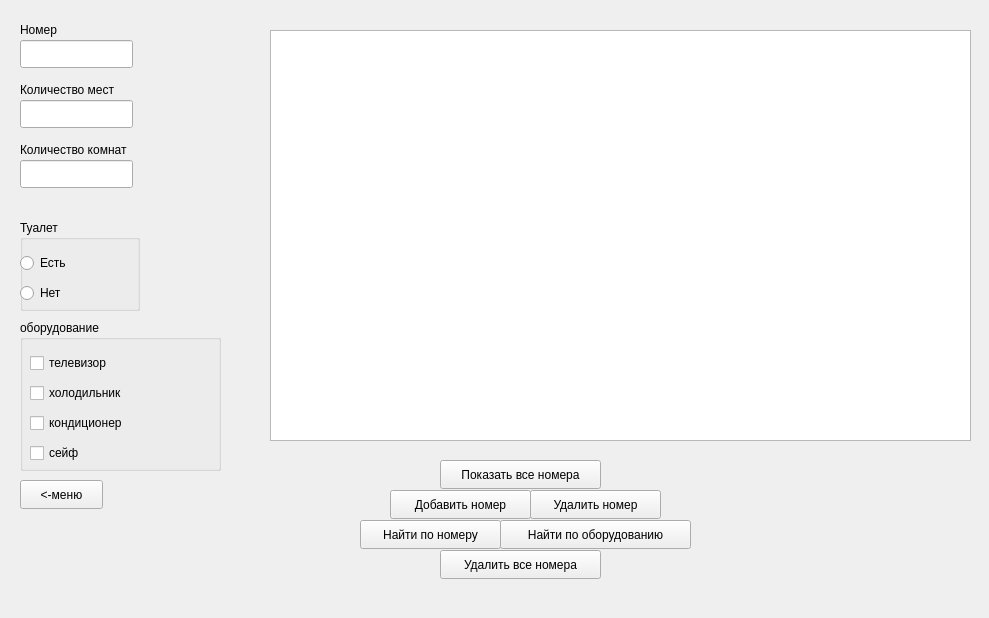
<?xml version="1.0" encoding="UTF-8"?>
<ui version="4.0">
 <class>room</class>
 <widget class="QWidget" name="room">
  <property name="geometry">
   <rect>
    <x>0</x>
    <y>0</y>
    <width>989</width>
    <height>618</height>
   </rect>
  </property>
  <property name="windowTitle">
   <string>Form</string>
  </property>
  <widget class="QPushButton" name="pushButton">
   <property name="geometry">
    <rect>
     <x>20</x>
     <y>480</y>
     <width>83</width>
     <height>29</height>
    </rect>
   </property>
   <property name="text">
    <string>&lt;-меню</string>
   </property>
  </widget>
  <widget class="QPushButton" name="pushButton_2">
   <property name="geometry">
    <rect>
     <x>390</x>
     <y>490</y>
     <width>141</width>
     <height>29</height>
    </rect>
   </property>
   <property name="text">
    <string>Добавить номер</string>
   </property>
  </widget>
  <widget class="QPushButton" name="pushButton_3">
   <property name="geometry">
    <rect>
     <x>530</x>
     <y>490</y>
     <width>131</width>
     <height>29</height>
    </rect>
   </property>
   <property name="text">
    <string>Удалить номер</string>
   </property>
  </widget>
  <widget class="QPushButton" name="pushButton_4">
   <property name="geometry">
    <rect>
     <x>440</x>
     <y>460</y>
     <width>161</width>
     <height>29</height>
    </rect>
   </property>
   <property name="text">
    <string>Показать все номера</string>
   </property>
  </widget>
  <widget class="QPushButton" name="pushButton_5">
   <property name="geometry">
    <rect>
     <x>440</x>
     <y>550</y>
     <width>161</width>
     <height>29</height>
    </rect>
   </property>
   <property name="text">
    <string>Удалить все номера</string>
   </property>
  </widget>
  <widget class="QPushButton" name="pushButton_6">
   <property name="geometry">
    <rect>
     <x>360</x>
     <y>520</y>
     <width>141</width>
     <height>29</height>
    </rect>
   </property>
   <property name="text">
    <string>Найти по номеру</string>
   </property>
  </widget>
  <widget class="QPushButton" name="pushButton_7">
   <property name="geometry">
    <rect>
     <x>500</x>
     <y>520</y>
     <width>191</width>
     <height>29</height>
    </rect>
   </property>
   <property name="text">
    <string>Найти по оборудованию</string>
   </property>
  </widget>
  <widget class="QGroupBox" name="groupBox">
   <property name="geometry">
    <rect>
     <x>20</x>
     <y>220</y>
     <width>120</width>
     <height>91</height>
    </rect>
   </property>
   <property name="title">
    <string>Туалет</string>
   </property>
   <widget class="QRadioButton" name="radioButton">
    <property name="geometry">
     <rect>
      <x>0</x>
      <y>30</y>
      <width>112</width>
      <height>26</height>
     </rect>
    </property>
    <property name="text">
     <string>Есть</string>
    </property>
   </widget>
   <widget class="QRadioButton" name="radioButton_2">
    <property name="geometry">
     <rect>
      <x>0</x>
      <y>60</y>
      <width>112</width>
      <height>26</height>
     </rect>
    </property>
    <property name="text">
     <string>Нет</string>
    </property>
   </widget>
  </widget>
  <widget class="QGroupBox" name="groupBox_2">
   <property name="geometry">
    <rect>
     <x>20</x>
     <y>320</y>
     <width>201</width>
     <height>151</height>
    </rect>
   </property>
   <property name="title">
    <string>оборудование</string>
   </property>
   <widget class="QCheckBox" name="checkBox">
    <property name="geometry">
     <rect>
      <x>10</x>
      <y>30</y>
      <width>121</width>
      <height>26</height>
     </rect>
    </property>
    <property name="text">
     <string>телевизор</string>
    </property>
   </widget>
   <widget class="QCheckBox" name="checkBox_2">
    <property name="geometry">
     <rect>
      <x>10</x>
      <y>60</y>
      <width>131</width>
      <height>26</height>
     </rect>
    </property>
    <property name="text">
     <string>холодильник</string>
    </property>
   </widget>
   <widget class="QCheckBox" name="checkBox_3">
    <property name="geometry">
     <rect>
      <x>10</x>
      <y>90</y>
      <width>121</width>
      <height>26</height>
     </rect>
    </property>
    <property name="text">
     <string>кондиционер</string>
    </property>
   </widget>
   <widget class="QCheckBox" name="checkBox_4">
    <property name="geometry">
     <rect>
      <x>10</x>
      <y>120</y>
      <width>93</width>
      <height>26</height>
     </rect>
    </property>
    <property name="text">
     <string>сейф</string>
    </property>
   </widget>
  </widget>
  <widget class="QLineEdit" name="lineEdit">
   <property name="geometry">
    <rect>
     <x>20</x>
     <y>40</y>
     <width>113</width>
     <height>28</height>
    </rect>
   </property>
  </widget>
  <widget class="QLineEdit" name="lineEdit_2">
   <property name="geometry">
    <rect>
     <x>20</x>
     <y>100</y>
     <width>113</width>
     <height>28</height>
    </rect>
   </property>
  </widget>
  <widget class="QLineEdit" name="lineEdit_3">
   <property name="geometry">
    <rect>
     <x>20</x>
     <y>160</y>
     <width>113</width>
     <height>28</height>
    </rect>
   </property>
  </widget>
  <widget class="QLabel" name="label">
   <property name="geometry">
    <rect>
     <x>20</x>
     <y>20</y>
     <width>63</width>
     <height>20</height>
    </rect>
   </property>
   <property name="text">
    <string>Номер</string>
   </property>
  </widget>
  <widget class="QLabel" name="label_2">
   <property name="geometry">
    <rect>
     <x>20</x>
     <y>80</y>
     <width>121</width>
     <height>20</height>
    </rect>
   </property>
   <property name="text">
    <string>Количество мест</string>
   </property>
  </widget>
  <widget class="QLabel" name="label_3">
   <property name="geometry">
    <rect>
     <x>20</x>
     <y>140</y>
     <width>141</width>
     <height>20</height>
    </rect>
   </property>
   <property name="text">
    <string>Количество комнат</string>
   </property>
  </widget>
  <widget class="QTableWidget" name="tableWidget">
   <property name="geometry">
    <rect>
     <x>270</x>
     <y>30</y>
     <width>701</width>
     <height>411</height>
    </rect>
   </property>
  </widget>
 </widget>
 <resources/>
 <connections/>
</ui>
